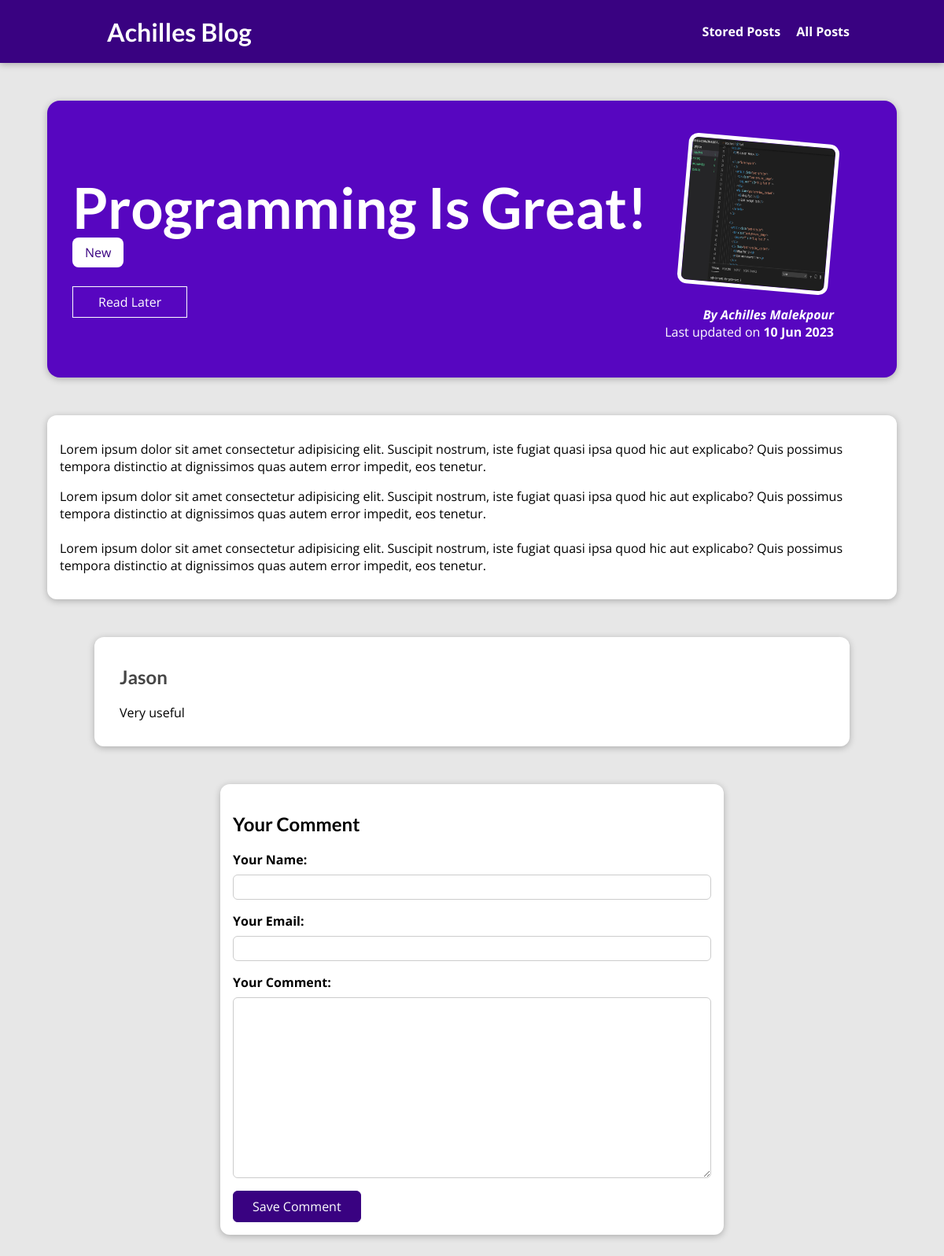
Page /posts/programming-is-fun on the committed database.
### blog/models.py (models this page shows, shortened)
class Post(models.Model):
    title = models.CharField(max_length=150)
    excerpt = models.CharField(max_length=200)
    image = models.ImageField(upload_to="posts", null=True)
    date = models.DateField(auto_now=True)
    slug = models.SlugField(unique=True, db_index=True)
    content = models.TextField(validators=[MinLengthValidator(10)])
    author = models.ForeignKey(
        Author, null=True, on_delete=models.SET_NULL, related_name="posts")
    tags = models.ManyToManyField(Tag)

class Tag(models.Model):
    caption = models.CharField(max_length=20)

class Author(models.Model):
    first_name = models.CharField(max_length=100)
    last_name = models.CharField(max_length=100)
    email = models.EmailField(max_length=254)
    def full_name(self):
        return f"{self.first_name} {self.last_name}"
    def __str__(self) -> str:
        return self.full_name()

class Comment(models.Model):
    user_name = models.CharField(max_length=120)
    user_email = models.EmailField()
    text = models.TextField(max_length=400)
    post = models.ForeignKey(
        Post, on_delete=models.CASCADE, related_name="comments")

### blog/views.py (the view, shortened to what this page needs)
# urls.py: path("posts/<slug:slug>", views.PostDetailView.as_view(),
class PostDetailView(View):
    def is_stored_post(self, post_request, post_id):
        stored_posts = post_request.session.get("stored_posts")
        if stored_posts is not None and post_id in stored_posts:
            is_saved_for_later = True
        else:
            is_saved_for_later = False
        return is_saved_for_later
    def get(self, request, slug):
        post = Post.objects.get(slug=slug)
        context = {
            "post": post,
            "post_tags": post.tags.all(),
            "comments": post.comments.all().order_by("-id"),
            "comment_form": CommentForm(),
            "saved_for_later": self.is_stored_post(request, post.id)
        }
        return render(request, "blog/post-detail.html", context)

### blog/forms.py
class CommentForm(forms.ModelForm):
    class Meta:
        model = Comment
        exclude = ["post"]
        labels = {
            "user_name": "Your Name",
            "user_email": "Your Email",
            "text": "Your Comment"
        }
        error_messages = {
            'user_name': {
                'required': 'Your name must not be empty!',
                'max_length': 'Please enter a shorter name!'
            }
        }

### blog/templates/blog/post-detail.html (shortened to what this page needs)
{% extends "base.html" %}
{% load static %}
{% block css_files %}
<link rel="stylesheet" href="{% static 'blog/post-detail.css' %}" />
{% endblock css_files %}
{% block content %}
<section id="summary">
    <h2>{{ post.title|title }}</h2>
    <div>
        {% for tag in post_tags %}
            <span class="tag">{{ tag.caption }}</span>
        {% endfor %}
    </div>
    <div id="read-later">
        <form action="{% url "read-later" %}" method="POST">
            {% if saved_for_later %}
                <button>Remove from Read Later List</button>
            {% else %}
                <button>Read Later</button>
            {% endif %}
            </form>
    </div>
    <article>
        <img src="{{ post.image.url }}" alt="{{ post.title }}" />
        <address>By <a href="mailto:{{post.author.email}}">{{ post.author|title }}</a></address>
        <div>
            Last updated on <time>{{ post.date|date:"d M Y" }}</time>
        </div>
    </article>
</section>
<main>
    {{ post.content|linebreaks }}
</main>
{% if comments %}
    <section id="comments">
        <ul>
            {% for comment in comments %}
                <li>
                    <h2>{{ comment.user_name }}</h2>
                    <p>{{ comment.text|linebreaks }}</P>
                </li>
            {% endfor %}
        </ul>
    </section>
{% endif %}
<section id="comment-form">
    <h2>Your Comment</h2>
    <form action="{% url "post-detail-page" post.slug %}" method="POST">
        {% for form_field in comment_form %}
            <div class="form-control {% if form_field.errors %}invalid{% endif %}">
                {{ form_field.label_tag }}
                {{ form_field }}
            </div>
        {% endfor %}
        <button>Save Comment</button>
    </form>
</section>
{% endblock content %}

### static/app.css (style rules this page uses)
* { box-sizing: border-box; }
html { font-family: 'Open Sans', 'Lato', sans-serif; }
body { margin: 0; }
h1, h2, h3 { font-family: 'Lato', sans-serif; font-weight: bold; }

### blog/static/blog/post-detail.css (style rules this page uses)
body { background-color: #e7e7e7; }
#summary { margin: 8rem auto 0 auto; padding: 2rem; width: 90%; max-width: 90rem; border-radius: 16px; background-color: #5706c0; position: relative; box-shadow: 0 2px 8px rgba(0, 0, 0, 0.25); height: 22rem; }
#summary h2 { color: white; font-size: 4.5rem; margin-bottom: 0.25rem; }
#summary article { position: absolute; top: 2rem; right: 3rem; padding: 1rem 2rem; border-radius: 12px; text-align: right; color: white; }
#summary article img { width: 12rem; height: 12rem; border-radius: 12px; transform: rotateZ(5deg); border: 5px solid white; margin-bottom: 1rem; }
#summary address { font-weight: bold; }
#summary a { color: white; text-decoration: none; }
#summary time { font-weight: bold; }
#read-later { margin: 2rem 0; }
#read-later button { background-color: transparent; border: 1px solid white; padding: 0.5rem 2rem; font: inherit; color: white; cursor: pointer; }
main { width: 90%; max-width: 90rem; margin: 3rem auto; background-color: white; padding: 1rem; border-radius: 12px; box-shadow: 0 2px 8px rgba(0, 0, 0, 0.25); }
.tag { background-color: white; color: #390281; padding: 0.5rem 1rem; border-radius: 8px; }
#comment-form { margin: 3rem auto; width: 90%; max-width: 40rem; border-radius: 12px; background-color: white; box-shadow: 0 2px 8px rgba(0, 0, 0, 0.25); padding: 1rem; }
#comment-form button { font: inherit; background-color: #390281; color: white; border: 1px solid #390281; padding: 0.5rem 1.5rem; border-radius: 6px; cursor: pointer; }
.form-control { margin-bottom: 1rem; }
.form-control label { font-weight: bold; margin-bottom: 0.5rem; display: block; }
.form-control input, .form-control textarea { display: block; width: 100%; font: inherit; padding: 0.25rem; border-radius: 6px; border: 1px solid #ccc; }
#comments { margin: 3rem auto; width: 90%; max-width: 60rem; border-radius: 12px; background-color: white; box-shadow: 0 2px 8px rgba(0, 0, 0, 0.25); padding: 1rem 2rem; }
#comments ul { list-style: none; margin: 0; padding: 0; }
#comments li { margin-bottom: 1rem; border-bottom: 2px solid #ccc; }
#comments li:last-of-type { border-bottom: none; }
#comments h2 { color: #464646; }

### rows in the picture
Post: title "Programming Is Great!", image (picture), author "Achilles Malekpour", date "10 Jun 2023", content "Lorem ipsum dolor sit amet consectetur adipisicing elit. Suscipit nostrum, iste fugiat quasi ipsa quod hic aut explicabo? Quis possimus tempora distinctio at dignissimos quas autem error impedit, eos tenetur. Lorem ipsum dolor sit amet consectetur adipisicing elit. Suscipit nostrum, iste fugiat quasi ipsa quod hic aut explicabo? Quis possimus tempora distinctio at dignissimos quas autem error impedit, eos tenetur. Lorem ipsum dolor sit amet consectetur adipisicing elit. Suscipit nostrum, iste fugiat quasi ipsa quod hic aut explicabo? Quis possimus tempora distinctio at dignissimos quas autem error impedit, eos tenetur."
Tag: caption "New"
Comment: user_name "Jason", text "Very useful"
